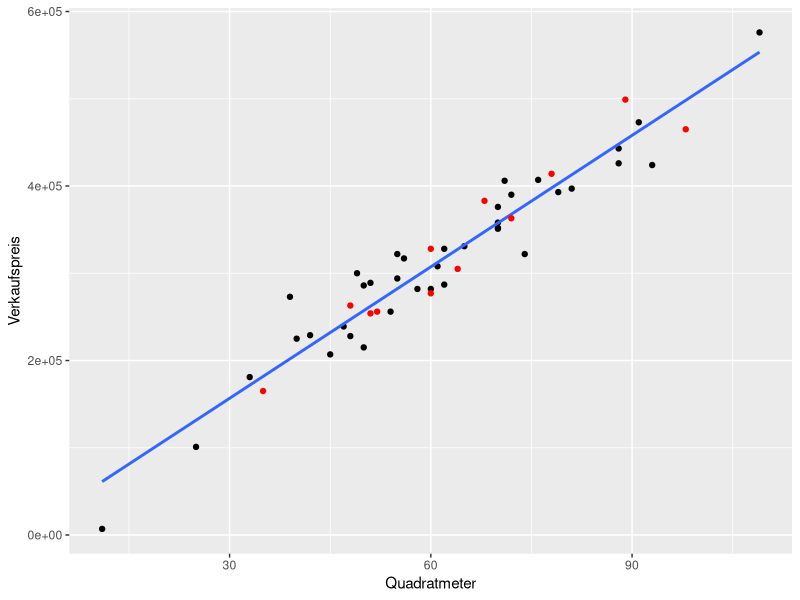

Recreate this plot in R.
# Damit setzen wir das Working Directory auf den Ordner dieser Datei
if (!is.null(parent.frame(2)$ofile)) {
  this.dir <- dirname(parent.frame(2)$ofile)
  setwd(this.dir)
}

# Benoetigte Libraries laden
library(ggplot2)
library(scales)
library(stats)
library(data.table)

# Daten einlesen 
apartments <- fread("wohnungspreise.csv")

# install.packages("caret")
library(caret)

# Train / Test
set.seed(42)
train.index <- createDataPartition(apartments$Verkaufspreis, list = FALSE, p = 0.75)
train <- apartments[train.index, ]
test <- apartments[-train.index, ]

g <- qplot(Quadratmeter, Verkaufspreis, data = train) + 
  geom_smooth(method = "lm", se = FALSE, data = train) + 
  geom_point(data = test, color = I("red"))
print(g)

model <- lm(Verkaufspreis ~ Quadratmeter, data = train)
print(model)

test$VerkaufspreisPredicted <- predict(model, test)
print(test)
